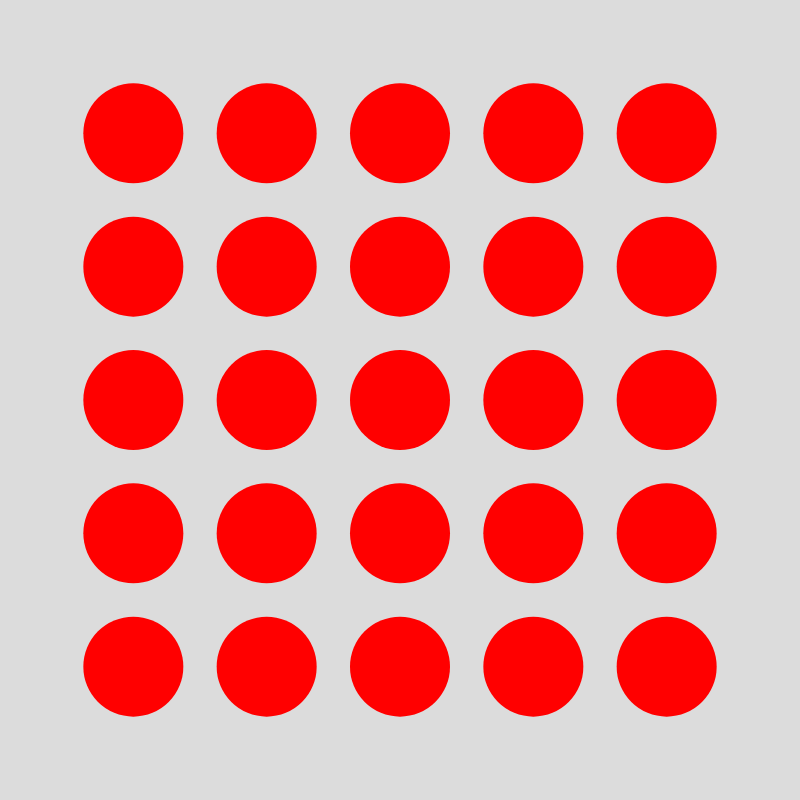
Frame 1 (no input)
Frame 2 (the mouse pressed at the canvas centre, redrawn once): identical to frame 1, image omitted

The p5.js sketch that drew this single still picture (run headless with seeded random() and noise() and a simulated clock; the mouse was pressed at the canvas centre and the sketch redrawn once):

// p5.js sketch
// ── sketch.js
function setup() {
  // creates a canvas 800px wide and 800px high
  createCanvas(800, 800);
}


function draw() {
  noLoop();
  background(220); // Set the background to a light gray color
  noStroke();

  let numRows = 5; // Number of rows
  let numCols = 5; // Number of columns
  let circleSize = 100; // Diameter of each circle
  
  // Calculate the spacing between circles
  let spacingX = width / (numCols + 1);
  let spacingY = height / (numRows + 1);
  
  // Nested loops to draw a grid of circles
  for (let i = 0; i < numRows; i++) {
    for (let j = 0; j < numCols; j++) {
      let x = (j + 1) * spacingX; // Calculate the x-coordinate
      let y = (i + 1) * spacingY; // Calculate the y-coordinate
      
      // Set the fill color to red
      fill("red"); 

      // Draw a circle at the calculated x and y coordinates
      ellipse(x, y, circleSize, circleSize); // Draw a circle
    }
  }
}
